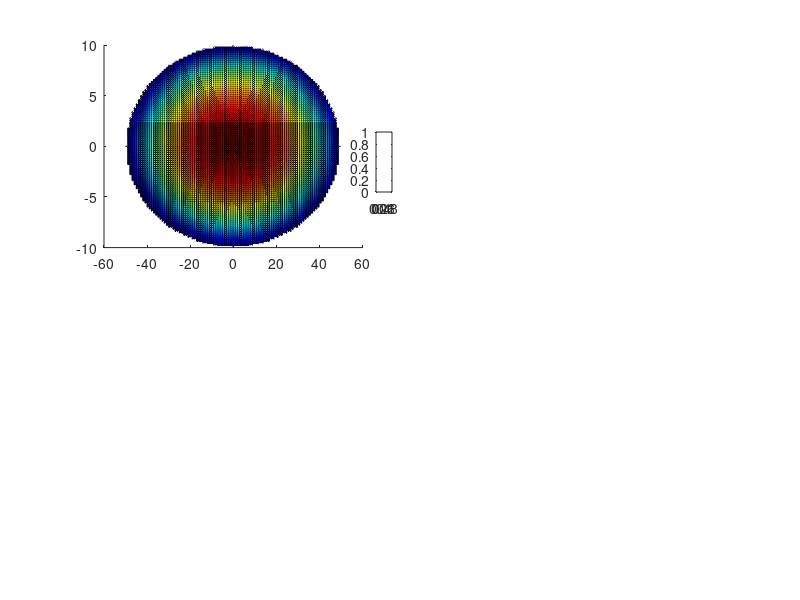

Write MATLAB code to recreate this figure. (Note: this script raises an error after producing the figure.)
%%变换光学设计三维平面龙伯透镜
%
%
% programmed by Dr. Yan Zhang, yanzhang_ise@seu.edu.cn
%  Nov. 2, 2022

close all;

% Original Luneburg Lens： R - raidus，eps - permittivity distribution in LL
R = 50; % Unit:mm半径
r = 0 : R; %intial of coordinate r原始坐标r
eps = 2-(r./R).^2;%如果是矩阵a./b就是对应元素想除，如果是两个数就是普通的除法

cratio = 0.2;
b = R * cratio;

x = -R :1: R;
y = (-R :1: R)';
z = (-R :1: R)';

r =  (( x .^ 2 + y .^ 2) .^ 0.5) .* (( x .^ 2 + y .^ 2) .^ 0.5 <= R);
r((( x .^ 2 + y .^ 2) .^ 0.5) > R) = NaN;%球内坐标

eps = 2-(r./R).^2 .* (( x .^ 2 + y .^ 2) .^ 0.5 <= R);
mu = ones( size ( eps ) );%返回eps的数组
mu( isnan ( r ) ) = NaN;%判断数组元素是否是NaN

% F1 = figure;图
% [xx , yy] = meshgrid(x , y);生成网络采样点，列数x行数y
% surface(xx, yy, eps);
% colormap(jet);
% h = colorbar;
% shading interp;
% axis equal;
% axis off;
% set(h, 'fontsize', 15,'Fontname', 'Times New Roman', 'FontWeight', 'bold');
% title('Spherical Luneburg Lens', 'Fontname', 'Times New Roman', 'Fontsize', 22);

% Ellipsoidal transformation

xe = x;
ye = y;
ze = b / R .* z;

TK1 = [1 , 0 , 0 ; 0 , 1, 0; 0, 0, b/R];
T1 = TK1 * TK1.'/ det(TK1);

eps_xx_e = eps .* T1(1, 1);
eps_yy_e = eps .* T1(2, 2);
eps_zz_e = eps .* T1(3, 3);

mu_xx_e = mu .* T1(1, 1);
mu_yy_e = mu .* T1(2, 2);
mu_zz_e = mu .* T1(3, 3);

% re =  (( ye .^ 2 + ze .^ 2) .^ 0.5) .* (( ze .^ 2 ./ (R^2) + ze .^ 2 ./ (b^2)) .^ 0.5 <= 1);
% % re(( ze .^ 2 ./ (R^2) + ze .^ 2 ./ (b^2)) .^ 0.5 > 1) = NaN;

F2 = figure;
[yy , zz] = meshgrid(ye , ze);

subplot(2, 2, 1);
surface(yy, zz, eps_xx_e);
colormap(jet);
h1 = colorbar('position',[0.47 0.68 0.02 0.1],'Ticks', [min(min(eps_xx_e)), max(max(eps_xx_e))]);
shading interp;
axis equal;
axis off;
set(h1, 'fontsize', 15,'Fontname', 'Times New Roman', 'FontWeight', 'bold');
text(-30, b+25, '\epsilon_x_x & \epsilon_y_y', 'Fontname', 'Times New Roman', 'Fontsize', 15);

subplot(2, 2, 2);
surface(yy, zz, eps_zz_e);
colormap(jet);
h2 = colorbar('position',[0.909 0.68 0.02 0.1],'Ticks', [min(min(eps_zz_e)), max(max(eps_zz_e))]);
shading interp;
axis equal;
axis off;
set(h2, 'fontsize', 15,'Fontname', 'Times New Roman', 'FontWeight', 'bold');
text(-30, b+25, '\epsilon_z_z', 'Fontname', 'Times New Roman', 'Fontsize', 15);

subplot(2, 2, 3);
surface(yy, zz, mu_xx_e);
colormap(jet);
h3 = colorbar('position',[0.47 0.17 0.02 0.2]);
caxis([min(min(mu_xx_e))-0.001 max(max(mu_xx_e))+0.001])
shading interp;
axis equal;
axis off;
set(h3, 'fontsize', 15,'Fontname', 'Times New Roman', 'FontWeight', 'bold');
text(-30, b+25, '\mu_x_x & \mu_y_y', 'Fontname', 'Times New Roman', 'Fontsize', 15);

subplot(2, 2, 4);
surface(yy, zz, mu_zz_e);
colormap(jet);
h3 = colorbar('position',[0.909 0.17 0.02 0.2]);
caxis([min(min(mu_zz_e))-0.001 max(max(mu_zz_e))+0.001])
shading interp;
axis equal;
axis off;
set(h3, 'fontsize', 15,'Fontname', 'Times New Roman', 'FontWeight', 'bold');
text(-30, b+25, '\mu_z_z', 'Fontname', 'Times New Roman', 'Fontsize', 15);

sgtitle('Ellipse Luneburg Lens', 'Fontname', 'Times New Roman', 'Fontsize', 22);

close(F2);

% Planar transformantion
xp = x;
yp = y;
zp = b .* z ./ ((R^2 - y.^2).^0.5);
zp(abs(zp)>b) = NaN; 

[yy , zz] = meshgrid(y , z);
[zz] = b .* zz ./ ((R^2 - yy.^2).^0.5);
zz(abs(zz)>b) = NaN; 

%TK2 = [1 , 0 , 0 ; 0 , 1, 0; 0, zp .* yp ./ (R ^ 2 - y.^2), b/R];
%T2 = TK2 * TK2'/ det(TK2) = [(R ^ 2 - yp ^ 2) ^ (1/2) / b, 0, 0; 0, (R ^ 2 - yp ^ 2) ^ (1/2) / b, (yp * zp) / (b * (R ^ 2 - yp ^ 2) ^ (1/2)); 0, (yp * zp) / (b * (R ^ 2 - yp ^ 2) ^ (1/2)), ((R ^ 2- yp ^ 2) ^ (1/2) ) * (b ^ 2 /(R ^2 - yp ^2) + (yp ^ 2 * zp ^ 2) / (R ^ 2 - yp ^ 2) ^ 2 )/b ];
T2_11 = ((R ^ 2 - y .^ 2).^0.5) ./ b;
T2_22 = T2_11;
T2_33 = ((R ^ 2- yy.' .^ 2) .^ (1/2) .* (b ^ 2 ./ (R ^ 2 - yy.' .^ 2) + (yy.' .^ 2) .* (zz.' .^ 2) ./ (R ^ 2 - yy.' .^ 2) .^ 2) )/b; 
T2_23 = ((yy.') .* (zz.')) ./ (b * (R ^ 2 - (yy.') .^ 2) .^ (1/2)); 

eps_xx_p = eps .* T2_11;
eps_yy_p = eps .* T2_22;
eps_zz_p = eps .* T2_33;
eps_yz_p = eps .* T2_23;

eps_zz_p(eps_zz_p>1) = 1;
eps_zz_p(eps_zz_p<=0.2) = 0;
%eps_yz_p(eps_yz_p==inf)=0;

mu_xx_p = mu .* T2_11;
mu_yy_p = mu .* T2_22;
mu_zz_p = mu .* T2_33;
mu_yz_p = mu .* T2_23;
mu_zz_p(mu_zz_p>1) = 1;
%mu_zz_p(mu_zz_p<=0.2) = 0;
%eps_yz_p(eps_yz_p==inf)=0;

r =  (( ye .^ 2 + ze .^ 2) .^ 0.5) .* (( ze .^ 2 ./ (R^2) + ze .^ 2 ./ (b^2)) .^ 0.5 <= 1);
r(( ze .^ 2 ./ (R^2) + ze .^ 2 ./ (b^2)) .^ 0.5 > 1) = NaN;

F3 = figure;


subplot(2, 3, 1);
surface(yy, zz, eps_xx_p.');
colormap(jet);
h = colorbar('position',[0.345 0.71 0.02 0.1],'Ticks', [min(min(eps_xx_p)), max(max(eps_xx_p))]);
shading interp;
axis equal;
axis off;
set(h, 'fontsize', 15,'Fontname', 'Times New Roman', 'FontWeight', 'bold');
text(-58, b+28, '\epsilon_x_x & \epsilon_y_y', 'Fontname', 'Times New Roman', 'Fontsize', 15);

subplot(2, 3, 2);
surface(yy, zz, eps_zz_p.');
colormap(jet);
h = colorbar('position',[0.635 0.71 0.02 0.1],'Ticks', [min(min(eps_zz_p)), max(max(eps_zz_p))]);
shading interp;
axis equal;
axis off;
set(h, 'fontsize', 15,'Fontname', 'Times New Roman', 'FontWeight', 'bold');
text(-28, b+28, '\epsilon_z_z', 'Fontname', 'Times New Roman', 'Fontsize', 15);

subplot(2, 3, 3);
surface(yy, zz, eps_yz_p.');
colormap(jet);
h = colorbar('position',[0.92 0.71 0.02 0.1],'Ticks', [min(min(eps_yz_p)), max(max(eps_yz_p))]);
shading interp;
axis equal;
axis off;
set(h, 'fontsize', 15,'Fontname', 'Times New Roman', 'FontWeight', 'bold');
text(-28, b+28, '\epsilon_y_z', 'Fontname', 'Times New Roman', 'Fontsize', 15);

subplot(2, 3, 4);
surface(yy, zz, mu_xx_p.');
colormap(jet);
h = colorbar('position',[0.345 0.23 0.02 0.1],'Ticks', [min(min(mu_xx_p)), max(max(mu_xx_p))]);
shading interp;
axis equal;
axis off;
set(h, 'fontsize', 15,'Fontname', 'Times New Roman', 'FontWeight', 'bold');
text(-58, b+28, '\mu_x_x & \mu_y_y', 'Fontname', 'Times New Roman', 'Fontsize', 15);

subplot(2, 3, 5);
surface(yy, zz, mu_zz_p.');
colormap(jet);
h = colorbar('position',[0.635 0.23 0.02 0.1],'Ticks', [min(min(mu_zz_p)), max(max(mu_zz_p))]);
shading interp;
axis equal;
axis off;
set(h, 'fontsize', 15,'Fontname', 'Times New Roman', 'FontWeight', 'bold');
text(-28, b+28, '\mu_z_z', 'Fontname', 'Times New Roman', 'Fontsize', 15);

subplot(2, 3, 6);
surface(yy, zz, mu_yz_p.');
colormap(jet);
h = colorbar('position',[0.92 0.23 0.02 0.1],'Ticks', [min(min(mu_yz_p)), max(max(mu_yz_p))]);
shading interp;
axis equal;
axis off;
set(h, 'fontsize', 15,'Fontname', 'Times New Roman', 'FontWeight', 'bold');
text(-28, b+28, '\mu_y_z', 'Fontname', 'Times New Roman', 'Fontsize', 15);

% %------------------------------
% syms z y R b;
% A = [1, 0, 0; 0, 1, 0; 0, z*y/(R^2-y^2), b/sqrt(R^2-y^2)];
% 1 ./ det(A)
% B = A*A.'/det(A)
% %------------------------------